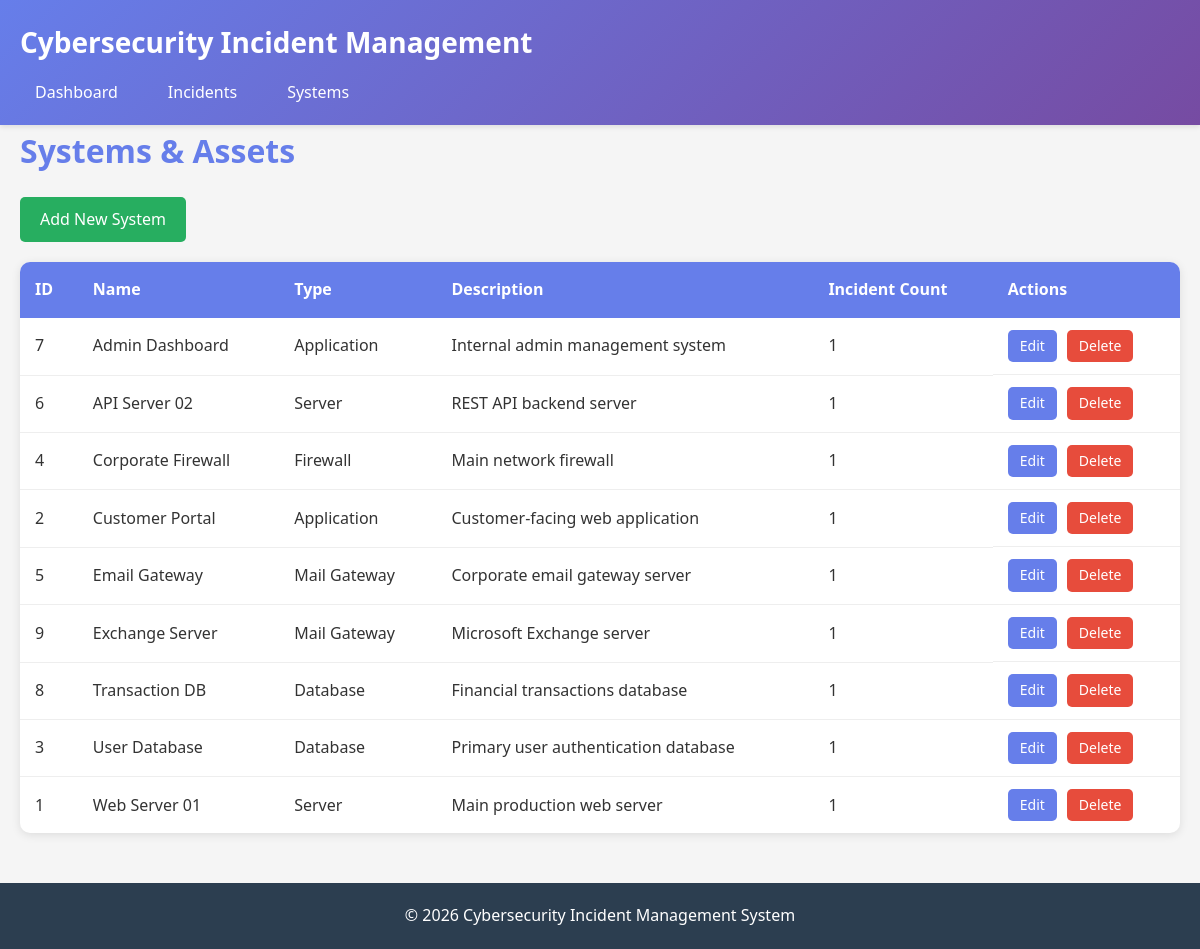
The page /systems.php on the database its author committed.
### tables this page shows
CREATE TABLE systems (
    id INT AUTO_INCREMENT PRIMARY KEY,
    name VARCHAR(255) NOT NULL,
    type ENUM('Server', 'Application', 'Database', 'Firewall', 'Mail Gateway') NOT NULL,
    description TEXT,
    created_at TIMESTAMP DEFAULT CURRENT_TIMESTAMP,
    updated_at TIMESTAMP DEFAULT CURRENT_TIMESTAMP ON UPDATE CURRENT_TIMESTAMP
);

### includes/functions.php (called while the page is built, shortened)
<?php
function escape($string) {
    return htmlspecialchars($string, ENT_QUOTES, 'UTF-8');
}
?>

### public/systems.php (the view, shortened to what this page needs)
<?php
require_once '../includes/header.php';
$conn = getDBConnection();
$query = "
    SELECT s.*, COUNT(i.id) as incident_count
    FROM systems s
    LEFT JOIN incidents i ON s.id = i.affected_system_id
    WHERE 1=1";
$params = [];
$query .= " GROUP BY s.id ORDER BY s.name";
$stmt = $conn->prepare($query);
$stmt->execute($params);
$systems = $stmt->fetchAll();
?>
<h2 class="page-title">Systems & Assets</h2>
<div style="margin-bottom: 20px;">
    <a href="add_system.php" class="btn btn-success">Add New System</a>
</div>
<div class="table-container">
    <table>
        <thead>
            <tr>
                <th>ID</th>
                <th>Name</th>
                <th>Type</th>
                <th>Description</th>
                <th>Incident Count</th>
                <th>Actions</th>
            </tr>
        </thead>
        <tbody>
            <?php if (count($systems) > 0): ?>
                <?php foreach ($systems as $system): ?>
                    <tr>
                        <td><?php echo escape($system['id']); ?></td>
                        <td><?php echo escape($system['name']); ?></td>
                        <td><?php echo escape($system['type']); ?></td>
                        <td><?php echo escape($system['description'] ?: 'N/A'); ?></td>
                        <td><?php echo escape($system['incident_count']); ?></td>
                        <td class="action-buttons">
                            <a href="edit_system.php?id=<?php echo escape($system['id']); ?>" class="btn" style="padding: 5px 12px; font-size: 14px;">Edit</a>
                            <a href="delete_system.php?id=<?php echo escape($system['id']); ?>" class="btn btn-danger" style="padding: 5px 12px; font-size: 14px;" onclick="return confirmDelete('Are you sure you want to delete this system?')">Delete</a>
                        </td>
                    </tr>
                <?php endforeach; ?>
            <?php else: ?>
                <tr>
                    <td colspan="6" class="empty-state">No systems found. <a href="add_system.php">Add your first system</a></td>
                </tr>
            <?php endif; ?>
        </tbody>
    </table>
</div>
<?php require_once '../includes/footer.php'; ?>

### assets/css/style.css (style rules this page uses)
* { margin: 0; padding: 0; box-sizing: border-box; }
body { font-family: "Segoe UI", Tahoma, Geneva, Verdana, sans-serif; line-height: 1.6; color: #333; background-color: #f5f5f5; }
.page-title { font-size: 32px; margin-bottom: 20px; color: #667eea; }
.btn { display: inline-block; padding: 10px 20px; background-color: #667eea; color: white; text-decoration: none; border-radius: 5px; border: none; cursor: pointer; font-size: 16px; transition: background-color 0.3s; }
.btn-danger { background-color: #e74c3c; }
.btn-success { background-color: #27ae60; }
.table-container { background: white; border-radius: 10px; overflow: hidden; box-shadow: 0 2px 10px rgba(0, 0, 0, 0.1); margin-bottom: 20px; }
table { width: 100%; border-collapse: collapse; }
table th { background-color: #667eea; color: white; padding: 15px; text-align: left; font-weight: 600; }
table td { padding: 12px 15px; border-bottom: 1px solid #eee; }
table tr:last-child td { border-bottom: none; }
.action-buttons { display: flex; gap: 10px; }
.action-buttons .btn { padding: 5px 12px; font-size: 14px; }

### rows shown on the page
systems: id "7", name "Admin Dashboard", type "Application", description "Internal admin management system", incident_count "1"
systems: id "6", name "API Server 02", type "Server", description "REST API backend server", incident_count "1"
systems: id "4", name "Corporate Firewall", type "Firewall", description "Main network firewall", incident_count "1"
systems: id "2", name "Customer Portal", type "Application", description "Customer-facing web application", incident_count "1"
systems: id "5", name "Email Gateway", type "Mail Gateway", description "Corporate email gateway server", incident_count "1"
systems: id "9", name "Exchange Server", type "Mail Gateway", description "Microsoft Exchange server", incident_count "1"
systems: id "8", name "Transaction DB", type "Database", description "Financial transactions database", incident_count "1"
systems: id "3", name "User Database", type "Database", description "Primary user authentication database", incident_count "1"
systems: id "1", name "Web Server 01", type "Server", description "Main production web server", incident_count "1"
